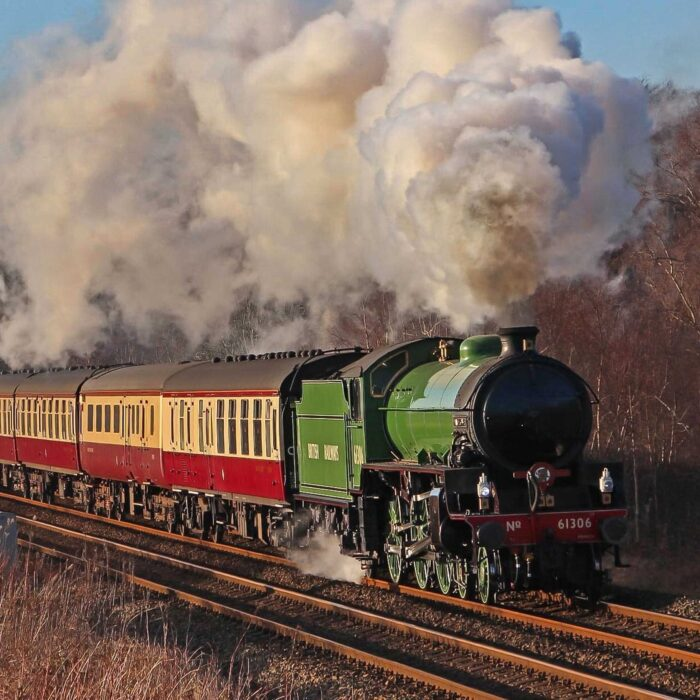
#> input picture input.jpg, 700 x 700 px
$ python 'Seam Carving.py'   (older library calls are emulated)
#> lines starting #> are read from the running program, lines starting #| are printed output that depends on the picture
import cv2
import numpy as np
import matplotlib.pyplot as plt

def compute_energy(image):
    gray = cv2.cvtColor(image, cv2.COLOR_BGR2GRAY).astype(np.float32)

    dx = cv2.Sobel(gray, cv2.CV_32F, 1, 0, ksize=3)
    dy = cv2.Sobel(gray, cv2.CV_32F, 0, 1, ksize=3)

    energy = np.abs(dx) + np.abs(dy)
    return energy

def find_seam(energy):
    h, w = energy.shape
    cost = energy.copy()
    backtrack = np.zeros((h, w), dtype=np.int32)

    for i in range(1, h):
        left = np.roll(cost[i - 1], shift=1, axis=0)
        right = np.roll(cost[i - 1], shift=-1, axis=0)

        left[0], right[-1] = float('inf'), float('inf')

        min_cost = np.minimum(left, np.minimum(cost[i - 1], right))
        backtrack[i] = np.argmin([left, cost[i - 1], right], axis=0) - 1
        cost[i] += min_cost

    seam = np.zeros(h, dtype=np.int32)
    seam[-1] = np.argmin(cost[-1])

    for i in range(h - 2, -1, -1):
        seam[i] = seam[i + 1] + backtrack[i + 1, seam[i + 1]]

    return seam

def remove_seam(image, seam):
    h, w, _ = image.shape
    mask = np.ones((h, w), dtype=bool)


    mask[np.arange(h), seam] = False
    return image[mask].reshape((h, w - 1, 3))

def seam_carving(image, num_seams):
    vis_image = image.copy()

    for _ in range(num_seams):
        energy = compute_energy(image)
        seam = find_seam(energy)

        vis_image[np.arange(len(seam)), seam] = (0, 0, 255)
        image = remove_seam(image, seam)

    return image, vis_image

image = cv2.imread('input.jpg')
#> image is the input picture: shape (700, 700, 3); mean B, G, R 94.3, 105, 123.2
num_seams = image.shape[1] // 2
#> num_seams = 350


resized_image, seam_visualization = seam_carving(image, num_seams)
#> the loop in seam_carving, `for _ in range(num_seams):` made 350 passes
#> pass 1, in compute_energy, `gray = cv2.cvtColor(image, cv2.COLOR_BGR2GRAY).astype(np.float32)`:
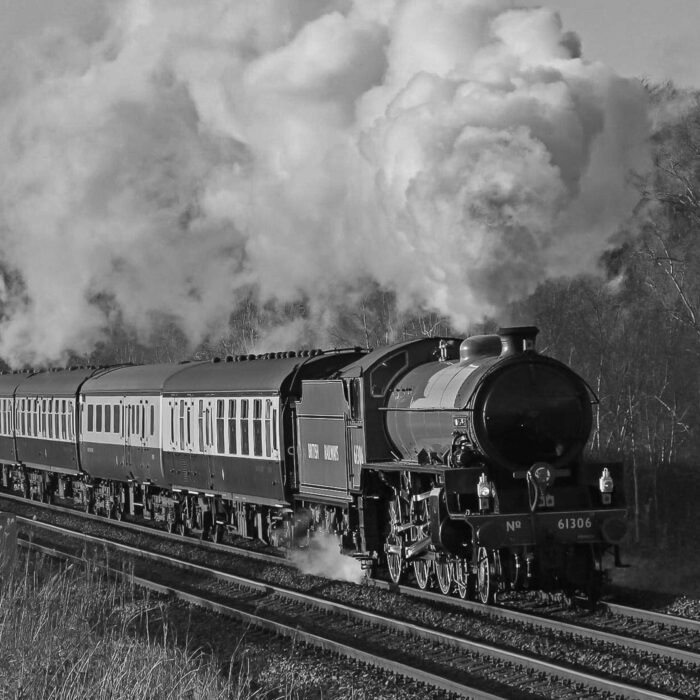
#> gray: shape (700, 700) float32; min 0, max 254, mean 109.2
#> pass 1, in compute_energy, `dy = cv2.Sobel(gray, cv2.CV_32F, 0, 1, ksize=3)`:
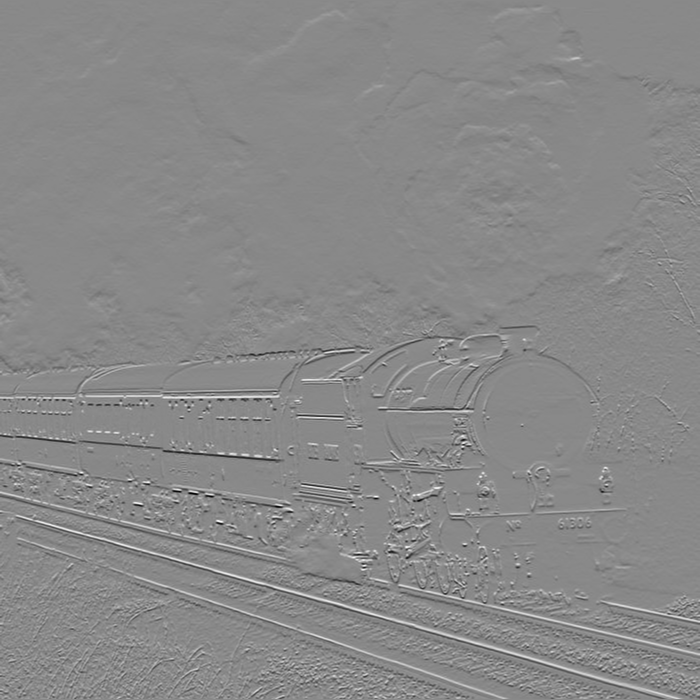
#> dy: shape (700, 700) float32; min -821, max 707, mean -1; drawn with min black and max white
#> pass 1, in compute_energy, `energy = np.abs(dx) + np.abs(dy)`:
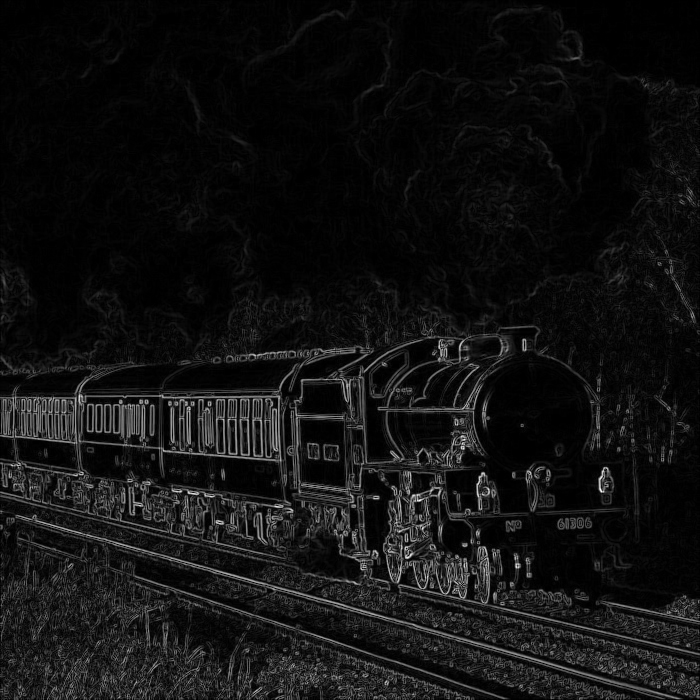
#> energy: shape (700, 700) float32; min 0, max 1072, mean 75.3; drawn with min black and max white
#> after the loop in seam_carving, `for _ in range(num_seams):`:
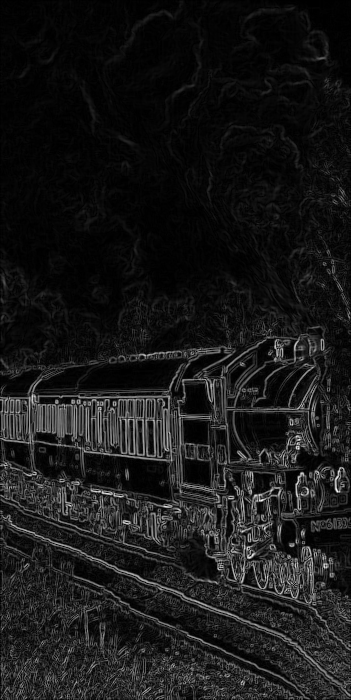
#> energy: shape (700, 351) float32; min 0, max 1072, mean 104.3; drawn with min black and max white
#> after the loop in seam_carving, `for _ in range(num_seams):`:
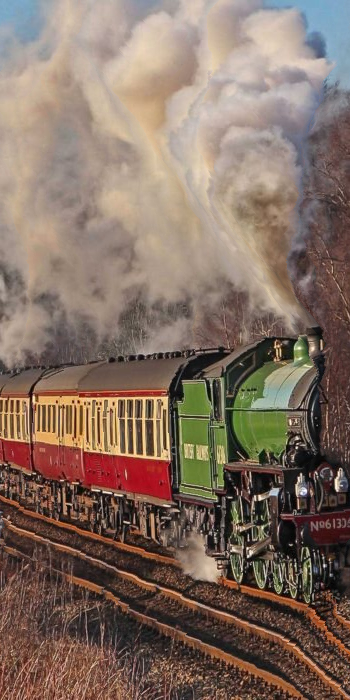
#> image: shape (700, 350, 3); mean of channels 0, 1, 2 98, 110.7, 130.8; drawn as B, G, R
#> after the loop in seam_carving, `for _ in range(num_seams):`:
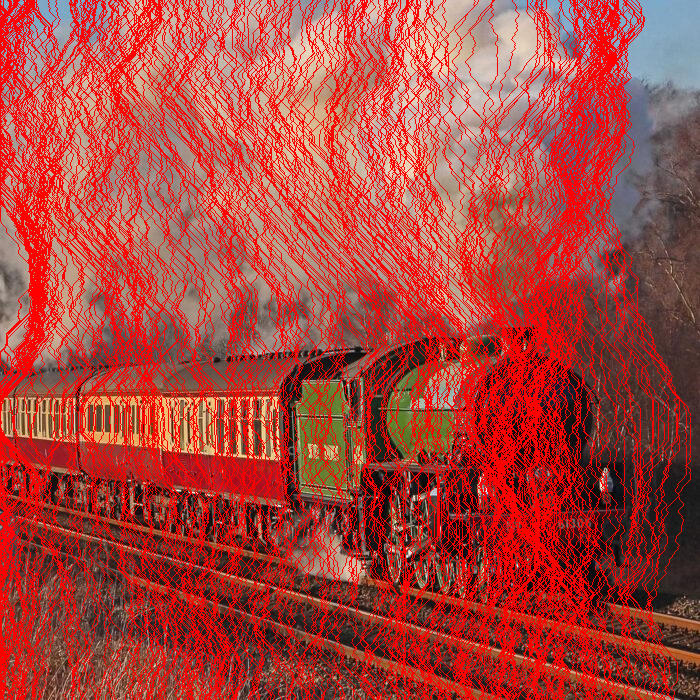
#> vis_image: shape (700, 700, 3); mean B, G, R 61.2, 68.2, 169.8

cv2.imwrite('resized_image.jpg', resized_image)
cv2.imwrite('seam_visualization.jpg', seam_visualization)

plt.subplot(1, 2, 1)
plt.imshow(cv2.cvtColor(resized_image, cv2.COLOR_BGR2RGB))
plt.title('Resized Image')
plt.axis('off')

plt.subplot(1, 2, 2)
plt.imshow(cv2.cvtColor(seam_visualization, cv2.COLOR_BGR2RGB))
plt.title('Seam Visualization')
plt.axis('off')

plt.show()
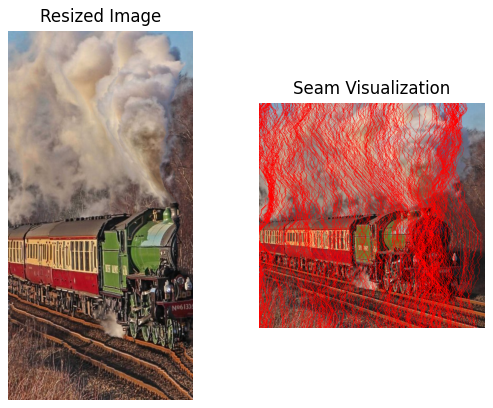
#> figure drawn by matplotlib, 2 panels
